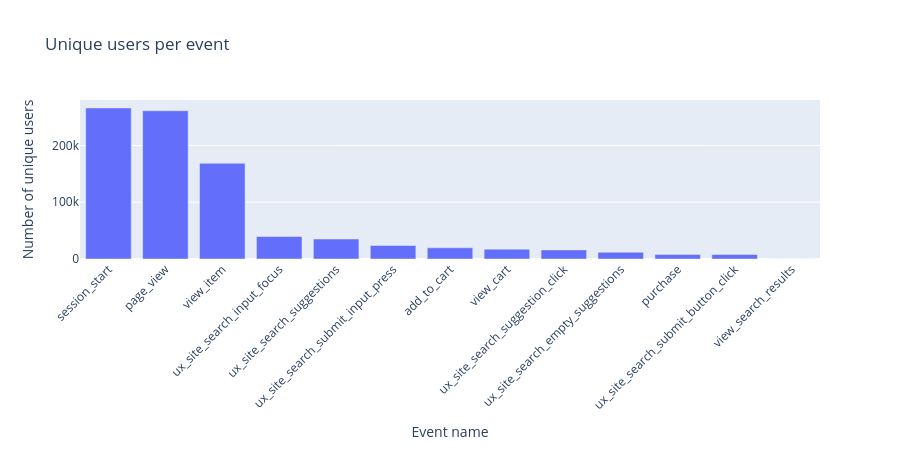

Write notebook code for a chart like this one.
### Code cell
# Number of unique users per event_name
unique_users_per_event = (df.groupby("event_name")["user_pseudo_id"].nunique().reset_index(name="unique_users"))

# Sort by number of users (descending)
unique_users_per_event = unique_users_per_event.sort_values(by="unique_users", ascending=False)

# Plot sorted bar chart with Plotly
fig = px.bar(
    unique_users_per_event,
    x="event_name",
    y="unique_users",
    title="Unique users per event",
    labels={
        "event_name": "Event name",
        "unique_users": "Number of unique users"
    }
)

fig.update_layout(
    xaxis_tickangle=-45,
    height=450
)

fig.show()

### Figure 1 — Plotly figure (JSON) as saved in the notebook; plotly's stock layout.template omitted (floating-point values rounded to 4 significant figures)
{"data": [{"alignmentgroup": "True", "hovertemplate": "Event name=%{x}<br>Number of unique users=%{y}<extra></extra>", "legendgroup": "", "marker": {"color": "#636efa", "pattern": {"shape": ""}}, "name": "", "offsetgroup": "", "orientation": "v", "showlegend": false, "textposition": "auto", "type": "bar", "x": ["session_start", "page_view", "view_item", "ux_site_search_input_focus", "ux_site_search_suggestions", "ux_site_search_submit_input_press", "add_to_cart", "view_cart", "ux_site_search_suggestion_click", "ux_site_search_empty_suggestions", "purchase", "ux_site_search_submit_button_click", "view_search_results"], "xaxis": "x", "y": [266063, 261182, 168574, 39581, 35118, 23788, 19751, 17344, 16030, 11844, 8092, 8057, 19], "yaxis": "y"}], "layout": {"barmode": "relative", "height": 450, "legend": {"tracegroupgap": 0}, "title": {"text": "Unique users per event"}, "xaxis": {"anchor": "y", "domain": [0, 1], "tickangle": -45, "title": {"text": "Event name"}}, "yaxis": {"anchor": "x", "domain": [0, 1], "title": {"text": "Number of unique users"}}}}
